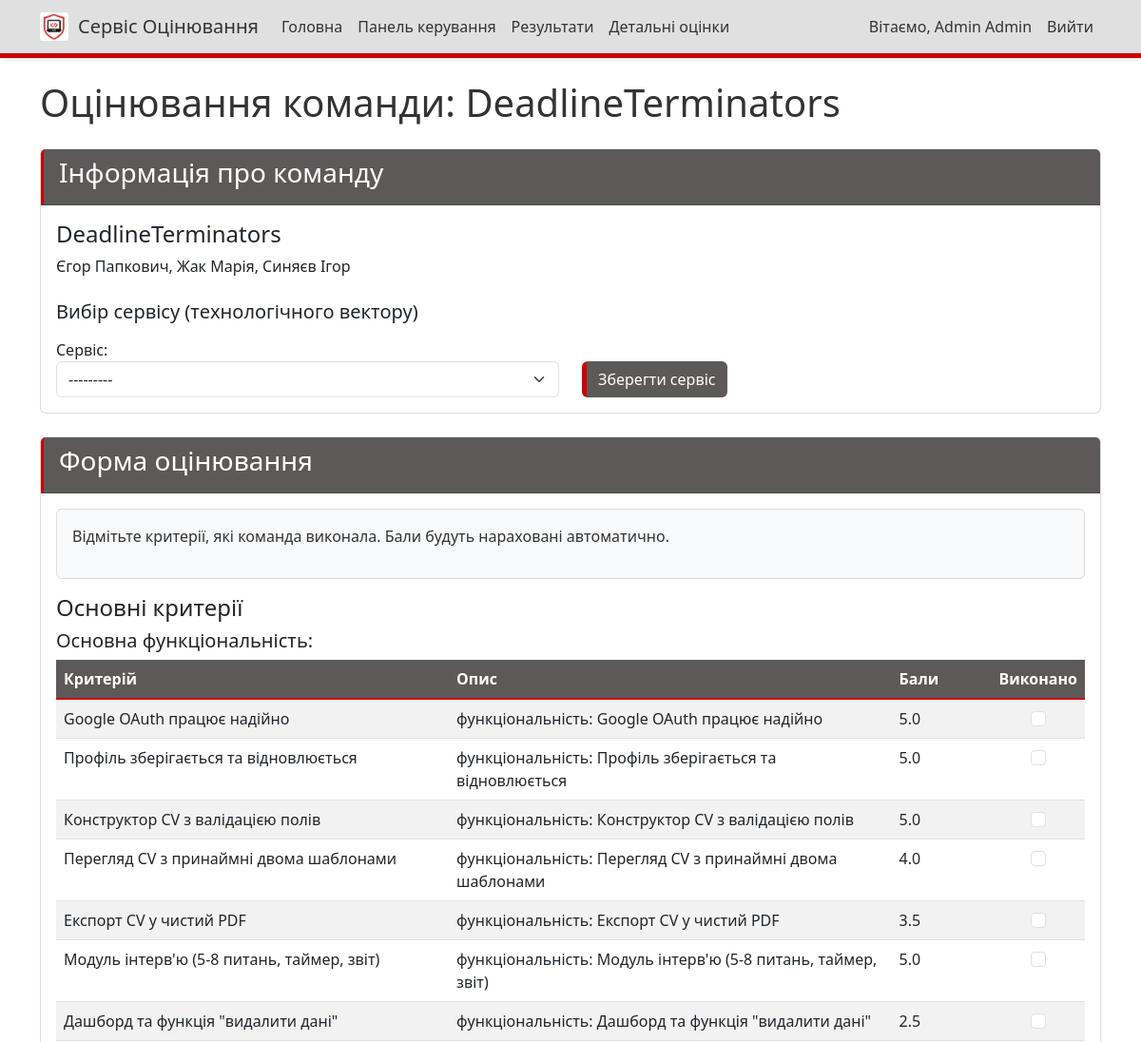
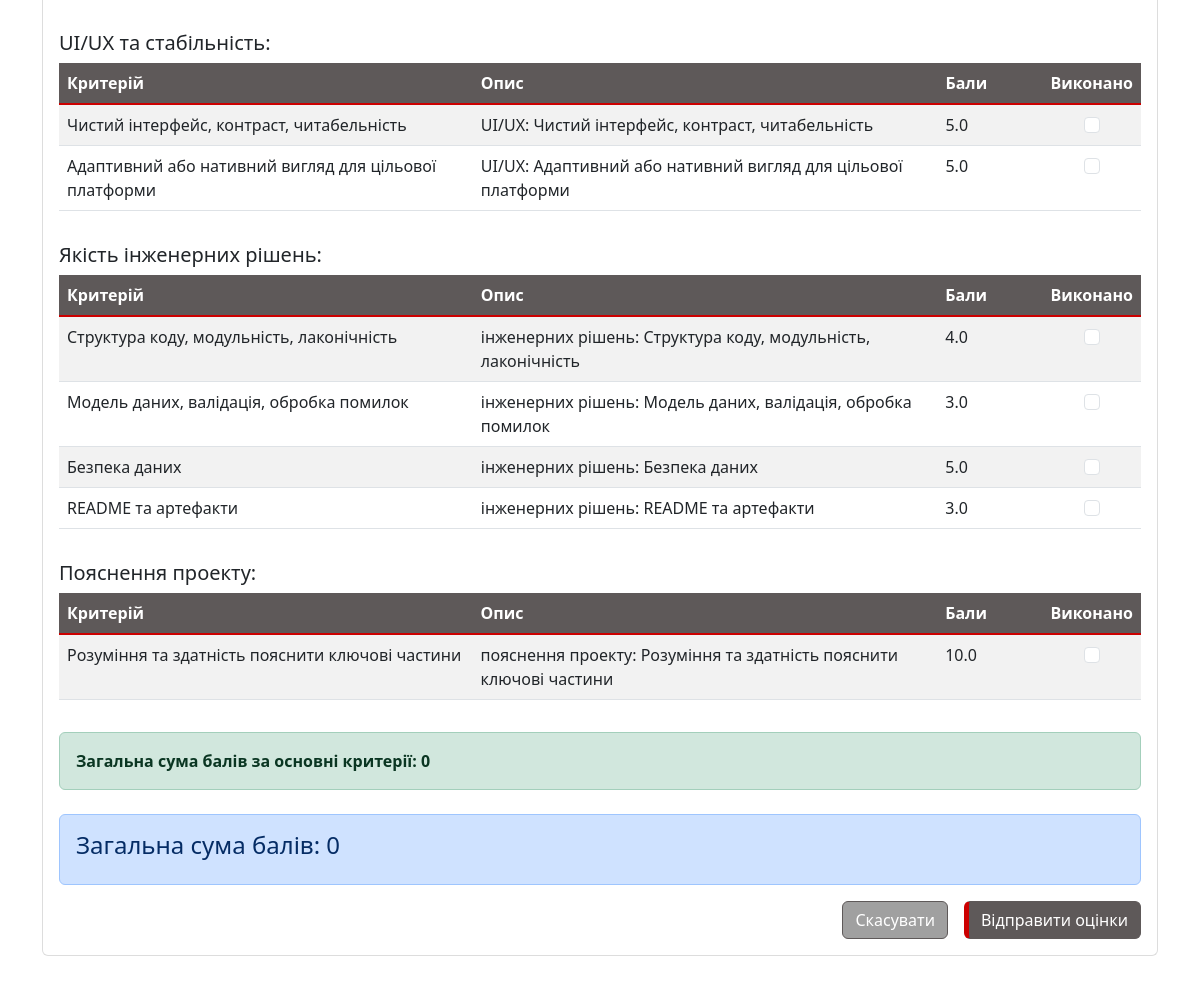
/judge/6/ (signed in), run on the app's committed database (2 pictures, top to bottom).
### judging/models.py (models this page shows, shortened)
class Team(models.Model):
    name = models.CharField(max_length=100)
    description = models.TextField(blank=True)
    members = models.TextField(blank=True, help_text="List of team members, one per line")
    members_info = models.TextField(blank=True, help_text="Additional information about team members in format: Student - leader, university, year of study")
    service = models.CharField(max_length=1, choices=SERVICE_CHOICES, blank=True, null=True, help_text="Service vector for the team")

class Criteria(models.Model):
    name = models.CharField(max_length=100)
    description = models.TextField(blank=True)
    type = models.CharField(max_length=5, choices=CRITERIA_TYPES, default='main', help_text="Type of criteria (main or bonus)")
    service = models.CharField(max_length=1, choices=SERVICE_CHOICES, blank=True, null=True, help_text="Service vector this criteria applies to (for bonus criteria)")
    points = models.FloatField(default=0, help_text="Points awarded when this criterion is checked")
    class Meta:
        verbose_name_plural = "Criteria"

### judging/views.py (the view, shortened to what this page needs)
# urls.py: path('judge/<int:team_id>/', views.judge_team, name='judge_team'),
@login_required
def judge_team(request, team_id):
    team = get_object_or_404(Team, id=team_id)
    is_admin = request.user.is_staff or request.user.is_superuser
    main_criteria = Criteria.objects.filter(type='main')
    bonus_criteria = []
    if team.service:
        bonus_criteria = Criteria.objects.filter(type='bonus', service=team.service)
    all_criteria = list(main_criteria) + list(bonus_criteria)
    existing_scores = {}
    for criteria in all_criteria:
        score = Score.objects.filter(judge=request.user, team=team, criteria=criteria).first()
        if score:
            existing_scores[criteria.id] = score.checked
    service_form = None
    if is_admin:
        if request.method == 'POST' and 'save_service' in request.POST:
            service_form = TeamServiceForm(request.POST, instance=team)
            if service_form.is_valid():
                service_form.save()
                messages.success(request, f"Сервіс для {team.name} був успішно оновлений.")
                return redirect('judge_team', team_id=team.id)
        else:
            service_form = TeamServiceForm(instance=team)
    context = {
        'team': team,
        'main_criteria': main_criteria,
        'bonus_criteria': bonus_criteria,
        'existing_scores': existing_scores,
        'is_admin': is_admin,
        'service_form': service_form,
    }
    return render(request, 'judging/judge_team.html', context)

### judging/forms.py
class TeamServiceForm(forms.ModelForm):
    class Meta:
        model = Team
        fields = ['service']
        widgets = {
            'service': forms.Select(attrs={'class': 'form-select'})
        }

### judging/templatetags/custom_filters.py (called while the page is built)
@register.filter
def get_item(dictionary, key):
    return dictionary.get(key)

### judging/templates/judging/judge_team.html (shortened to what this page needs)
{% extends 'judging/base.html' %}
{% load custom_filters %}
{% block content %}
<h1 class="mb-4">Оцінювання команди: {{ team.name }}</h1>
<div class="card mb-4">
    <div class="card-header">
        <h3>Інформація про команду</h3>
    </div>
    <div class="card-body">
        <h4>{{ team.name }}</h4>
        <p>{{ team.members }}</p>
        {% if is_admin %}
        <div class="mt-4">
            <h5>Вибір сервісу (технологічного вектору)</h5>
            <form method="post" class="mt-3">
                <div class="row">
                    <div class="col-md-6">
                        <div class="form-group">
                            <label for="{{ service_form.service.id_for_label }}">Сервіс:</label>
                            {{ service_form.service }}
                        </div>
                    </div>
                    <div class="col-md-6 d-flex align-items-end">
                        <button type="submit" name="save_service" class="btn btn-primary">Зберегти сервіс</button>
                    </div>
                </div>
            </form>
        </div>
        {% endif %}
    </div>
</div>
<div class="card">
    <div class="card-header">
        <h3>Форма оцінювання</h3>
    </div>
    <div class="card-body">
        <form method="post" id="score-form">
            <div class="alert alert-info">
                <p>Відмітьте критерії, які команда виконала. Бали будуть нараховані автоматично.</p>
            </div>
            <div class="criteria-section mb-4">
                <h4>Основні критерії</h4>
                <div class="criteria-category mb-3">
                    <h5>Основна функціональність:</h5>
                    <div class="table-responsive">
                        <table class="table table-striped">
                            <thead>
                                <tr>
                                    <th style="width: 40%">Критерій</th>
                                    <th style="width: 45%">Опис</th>
                                    <th style="width: 10%">Бали</th>
                                    <th style="width: 5%">Виконано</th>
                                </tr>
                            </thead>
                            <tbody>
                                {% for criteria in main_criteria %}
                                {% if "функціональність" in criteria.description %}
                                <tr>
                                    <td>{{ criteria.name }}</td>
                                    <td>{{ criteria.description }}</td>
                                    <td>{{ criteria.points }}</td>
                                    <td class="text-center">
                                        <input
                                            type="checkbox"
                                            name="criteria_{{ criteria.id }}"
                                            class="form-check-input criteria-checkbox"
                                            data-points="{{ criteria.points }}"
                                        >
                                    </td>
                                </tr>
                                {% endif %}
                                {% endfor %}
                            </tbody>
                        </table>
                    </div>
                </div>
                <div class="criteria-category mb-3">
                    <h5>UI/UX та стабільність:</h5>
                    <div class="table-responsive">
                        <table class="table table-striped">
                            <thead>
                                <tr>
                                    <th style="width: 40%">Критерій</th>
                                    <th style="width: 45%">Опис</th>
                                    <th style="width: 10%">Бали</th>
                                    <th style="width: 5%">Виконано</th>
                                </tr>
                            </thead>
                            <tbody>
                                {% for criteria in main_criteria %}
                                {% if "UI/UX" in criteria.description %}
                                <tr>
                                    <td>{{ criteria.name }}</td>
                                    <td>{{ criteria.description }}</td>
                                    <td>{{ criteria.points }}</td>
                                    <td class="text-center">
                                        <input
                                            type="checkbox"
                                            name="criteria_{{ criteria.id }}"
                                            class="form-check-input criteria-checkbox"
                                            data-points="{{ criteria.points }}"
                                        >
                                    </td>
                                </tr>
                                {% endif %}
                                {% endfor %}
                            </tbody>
                        </table>
                    </div>
                </div>
                <div class="criteria-category mb-3">
                    <h5>Якість інженерних рішень:</h5>
                    <div class="table-responsive">
                        <table class="table table-striped">
                            <thead>
                                <tr>
                                    <th style="width: 40%">Критерій</th>
                                    <th style="width: 45%">Опис</th>
                                    <th style="width: 10%">Бали</th>
                                    <th style="width: 5%">Виконано</th>
                                </tr>
                            </thead>
                            <tbody>
                                {% for criteria in main_criteria %}
                                {% if "інженерних" in criteria.description %}
                                <tr>
                                    <td>{{ criteria.name }}</td>
                                    <td>{{ criteria.description }}</td>
                                    <td>{{ criteria.points }}</td>
                                    <td class="text-center">
                                        <input
                                            type="checkbox"
                                            name="criteria_{{ criteria.id }}"
                                            class="form-check-input criteria-checkbox"
                                            data-points="{{ criteria.points }}"
                                        >
                                    </td>
                                </tr>
                                {% endif %}
                                {% endfor %}
                            </tbody>
                        </table>
                    </div>
                </div>
                <div class="criteria-category mb-3">
                    <h5>Пояснення проекту:</h5>
                    <div class="table-responsive">
                        <table class="table table-striped">
                            <thead>
                                <tr>
                                    <th style="width: 40%">Критерій</th>
                                    <th style="width: 45%">Опис</th>
                                    <th style="width: 10%">Бали</th>
                                    <th style="width: 5%">Виконано</th>
                                </tr>
                            </thead>
                            <tbody>
                                {% for criteria in main_criteria %}
                                {% if "пояснення" in criteria.description %}
                                <tr>
                                    <td>{{ criteria.name }}</td>
                                    <td>{{ criteria.description }}</td>
                                    <td>{{ criteria.points }}</td>
                                    <td class="text-center">
                                        <input
                                            type="checkbox"
                                            name="criteria_{{ criteria.id }}"
                                            class="form-check-input criteria-checkbox"
                                            data-points="{{ criteria.points }}"
                                        >
                                    </td>
                                </tr>
                                {% endif %}
                                {% endfor %}
                            </tbody>
                        </table>
                    </div>
                </div>
                <div class="alert alert-success">
                    <strong>Загальна сума балів за основні критерії: <span id="main-total">0</span></strong>
                </div>
            </div>
            <div class="alert alert-primary">
                <h4>Загальна сума балів: <span id="grand-total">0</span></h4>
            </div>
            <div class="d-grid gap-2 d-md-flex justify-content-md-end">
                <a href="{% url 'team_list' %}" class="btn btn-secondary me-md-2">Скасувати</a>
                <button type="submit" name="save_scores" class="btn btn-primary">Відправити оцінки</button>
            </div>
        </form>
    </div>
</div>
{% endblock %}

### judging/templates/judging/base.html (shortened to what this page needs)
<!DOCTYPE html>
<html lang="uk">
<head>
    <link href="https://cdn.jsdelivr.net/npm/bootstrap@5.3.0-alpha1/dist/css/bootstrap.min.css" rel="stylesheet">
    {% load static %}
    <link href="{% static 'judging/css/custom.css' %}" rel="stylesheet">
</head>
<body>
    <nav class="navbar navbar-expand-md navbar-light fixed-top">
        <div class="container">
            <div class="d-flex align-items-center">
                <div class="logo-container">
                    <img src="{% static 'judging/images/logo.png' %}" alt="Логотип Сервісу Оцінювання" class="logo-image">
                </div>
                <a class="navbar-brand" href="{% url 'home' %}">Сервіс Оцінювання</a>
            </div>
            <div class="collapse navbar-collapse" id="navbarNav">
                <ul class="navbar-nav me-auto">
                    <li class="nav-item">
                        <a class="nav-link" href="{% url 'home' %}">Головна</a>
                    </li>
                    {% if user.is_authenticated %}
                    <li class="nav-item">
                        <a class="nav-link" href="{% url 'dashboard' %}">Панель керування</a>
                    </li>
                    {% endif %}
                    <li class="nav-item">
                        <a class="nav-link" href="{% url 'results' %}">Результати</a>
                    </li>
                    {% if user.is_authenticated and user.is_staff %}
                    <li class="nav-item">
                        <a class="nav-link" href="{% url 'admin_detailed_scores' %}">Детальні оцінки</a>
                    </li>
                    {% endif %}
                </ul>
                <ul class="navbar-nav">
                    {% if user.is_authenticated %}
                    <li class="nav-item">
                        <span class="nav-link">Вітаємо, {{ user.first_name }} {{ user.last_name }}</span>
                    </li>
                    <li class="nav-item">
                        <a class="nav-link" href="{% url 'login' %}">Вийти</a>
                    </li>
                    {% else %}
                    <li class="nav-item">
                        <a class="nav-link" href="{% url 'login' %}">Увійти</a>
                    </li>
                    {% endif %}
                </ul>
            </div>
        </div>
    </nav>
    <div class="container mt-4">
        {% block content %}{% endblock %}
    </div>
</body>
</html>

### judging/static/judging/css/custom.css (style rules this page uses)
.navbar { background-color: #e0e0e0 !important; box-shadow: 0 2px 4px rgba(0, 0, 0, 0.1); border-bottom: 5px solid #cc0000 !important; }
.navbar-light .navbar-brand, .navbar-light .nav-link { color: #333333 !important; }
.btn-primary { background-color: #5e5959 !important; border-color: #5e5959 !important; color: #ffffff !important; border-left: 5px solid #cc0000 !important; }
.btn-secondary { background-color: #a0a0a0 !important; border-color: #5e5959 !important; }
.card-header { background-color: #5e5959 !important; color: #ffffff !important; border-left: 3px solid #cc0000 !important; }
.card { border-color: #dddddd !important; border-top: 1px solid #f0f0f0 !important; }
.table-striped tbody tr:nth-of-type(odd) { background-color: #f9f9f9 !important; }
.table thead th { background-color: #5e5959 !important; color: #ffffff !important; border-bottom: 2px solid #cc0000 !important; }
.alert-info { background-color: #f8f9fa !important; border-color: #dddddd !important; color: #333333 !important; }
body { background-color: #ffffff !important; color: #333333 !important; }
.logo-container { height: 30px; width: 30px; background-color: #ffffff; margin-right: 10px; display: flex; align-items: center; justify-content: center; border-radius: 4px; }
.logo-image { max-width: 100%; max-height: 100%; width: auto; height: auto; }

### judging/templates/judging/base.html (style rules this page uses)
body { padding-top: 60px; padding-bottom: 40px; }

### data on the page
Team: name "DeadlineTerminators", members "Єгор Папкович, Жак Марія, Синяєв Ігор", service "---------"
Criteria: name "Google OAuth працює надійно", description "функціональність: Google OAuth працює надійно", points "5.0"
Criteria: name "Профіль зберігається та відновлюється", description "функціональність: Профіль зберігається та відновлюється", points "5.0"
Criteria: name "Конструктор CV з валідацією полів", description "функціональність: Конструктор CV з валідацією полів", points "5.0"
Criteria: name "Перегляд CV з принаймні двома шаблонами", description "функціональність: Перегляд CV з принаймні двома шаблонами", points "4.0"
Criteria: name "Експорт CV у чистий PDF", description "функціональність: Експорт CV у чистий PDF", points "3.5"
Criteria: name "Модуль інтерв'ю (5-8 питань, таймер, звіт)", description "функціональність: Модуль інтерв'ю (5-8 питань, таймер, звіт)", points "5.0"
Criteria: name "Дашборд та функція \"видалити дані\"", description "функціональність: Дашборд та функція \"видалити дані\"", points "2.5"
Criteria: name "Чистий інтерфейс, контраст, читабельність", description "UI/UX: Чистий інтерфейс, контраст, читабельність", points "5.0"
Criteria: name "Адаптивний або нативний вигляд для цільової платформи", description "UI/UX: Адаптивний або нативний вигляд для цільової платформи", points "5.0"
Criteria: name "Структура коду, модульність, лаконічність", description "інженерних рішень: Структура коду, модульність, лаконічність", points "4.0"
Criteria: name "Модель даних, валідація, обробка помилок", description "інженерних рішень: Модель даних, валідація, обробка помилок", points "3.0"
Criteria: name "Безпека даних", description "інженерних рішень: Безпека даних", points "5.0"
Criteria: name "README та артефакти", description "інженерних рішень: README та артефакти", points "3.0"
Criteria: name "Розуміння та здатність пояснити ключові частини", description "пояснення проекту: Розуміння та здатність пояснити ключові частини", points "10.0"

### other printed values
{{ user.first_name }} "Admin"
{{ user.last_name }} "Admin"
